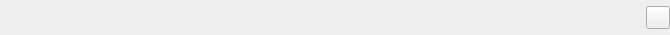
<?xml version="1.0" encoding="UTF-8"?>
<ui version="4.0">
 <class>pandemonium_statusbar</class>
 <widget class="QWidget" name="pandemonium_statusbar">
  <property name="geometry">
   <rect>
    <x>0</x>
    <y>0</y>
    <width>670</width>
    <height>35</height>
   </rect>
  </property>
  <property name="minimumSize">
   <size>
    <width>0</width>
    <height>35</height>
   </size>
  </property>
  <layout class="QHBoxLayout" name="horizontalLayout">
   <property name="spacing">
    <number>1</number>
   </property>
   <property name="leftMargin">
    <number>5</number>
   </property>
   <property name="topMargin">
    <number>5</number>
   </property>
   <property name="rightMargin">
    <number>0</number>
   </property>
   <property name="bottomMargin">
    <number>5</number>
   </property>
   <item>
    <spacer name="horizontalSpacer">
     <property name="orientation">
      <enum>Qt::Horizontal</enum>
     </property>
     <property name="sizeHint" stdset="0">
      <size>
       <width>40</width>
       <height>20</height>
      </size>
     </property>
    </spacer>
   </item>
   <item>
    <widget class="QFrame" name="frame">
     <property name="frameShadow">
      <enum>QFrame::Raised</enum>
     </property>
     <layout class="QHBoxLayout" name="horizontalLayout_2">
      <property name="spacing">
       <number>0</number>
      </property>
      <property name="margin">
       <number>0</number>
      </property>
      <item>
       <widget class="QToolButton" name="kernel">
        <property name="icon">
         <iconset resource="../Icons/icons.qrc">
          <normaloff>:/nuvola/online.png</normaloff>:/nuvola/online.png</iconset>
        </property>
        <property name="iconSize">
         <size>
          <width>16</width>
          <height>16</height>
         </size>
        </property>
       </widget>
      </item>
     </layout>
    </widget>
   </item>
  </layout>
 </widget>
 <resources>
  <include location="../Icons/icons.qrc"/>
 </resources>
 <connections/>
</ui>
